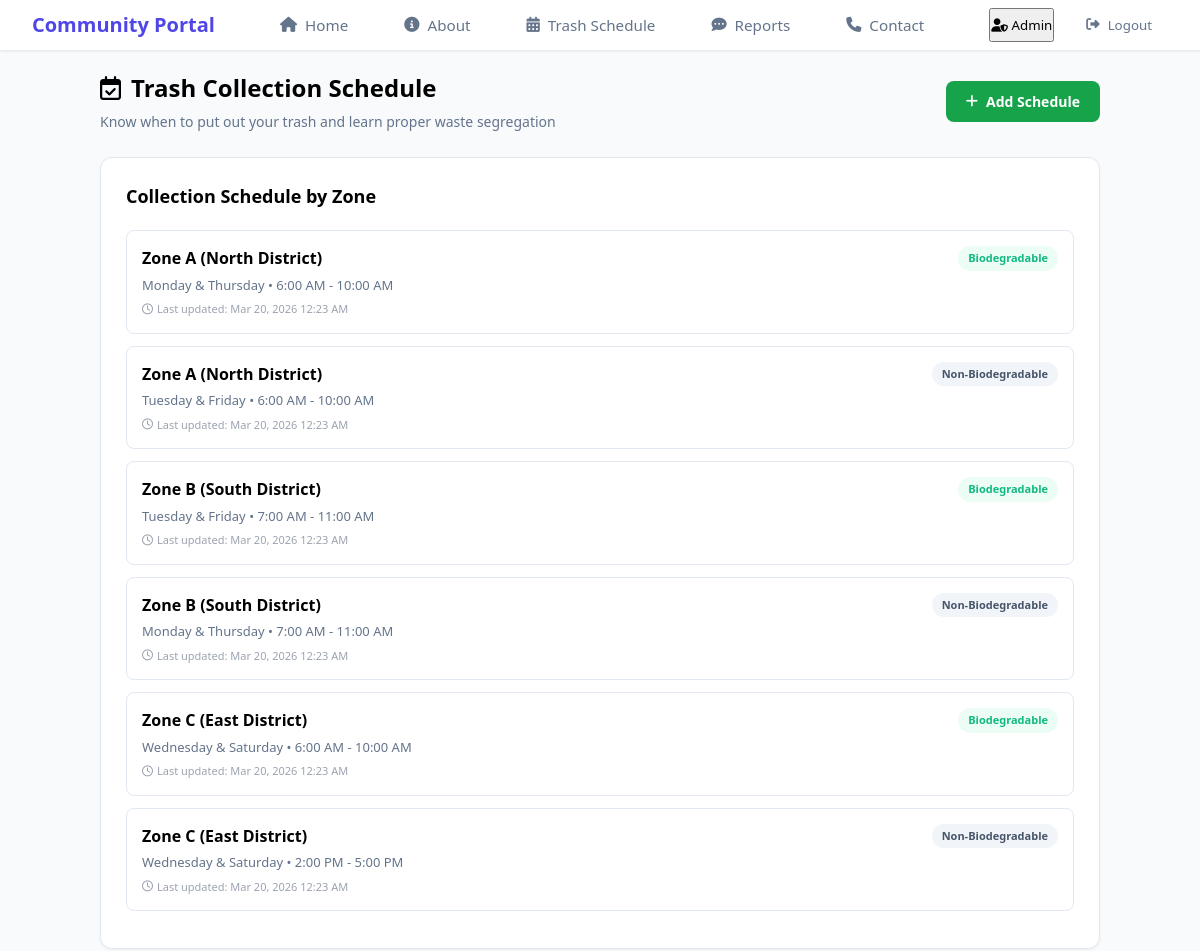
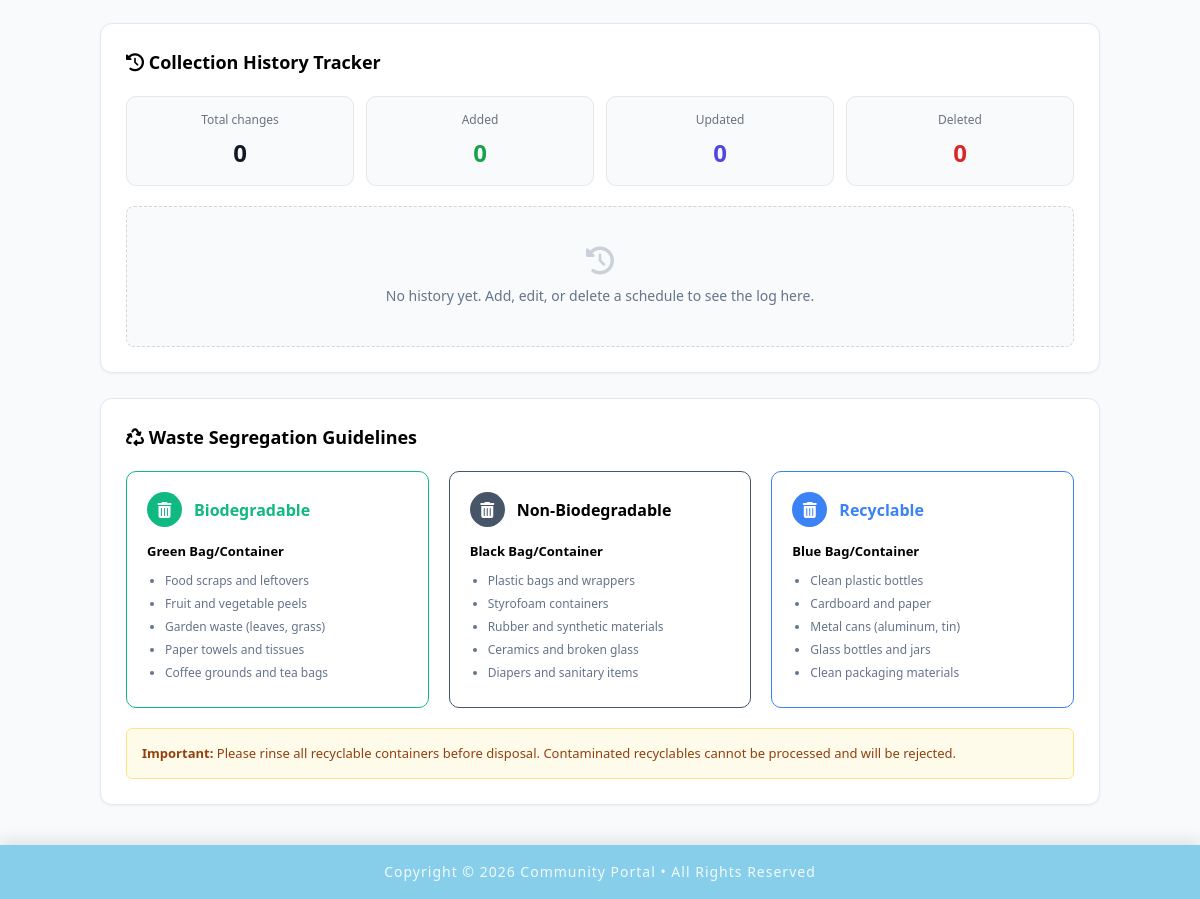
Screenshot of /admin/admin_trashschedule.php (signed in) with the database file from the repository (2 pictures, top to bottom).
### tables this page shows
CREATE TABLE `trash_schedule` (
  `id` int NOT NULL,
  `zone` varchar(100) NOT NULL,
  `days` varchar(100) NOT NULL,
  `time` varchar(100) NOT NULL,
  `waste_type` varchar(50) NOT NULL,
  `last_updated` timestamp NOT NULL DEFAULT CURRENT_TIMESTAMP ON UPDATE CURRENT_TIMESTAMP,
  `admin_id` int DEFAULT NULL
);

### admin/admin_trashschedule.php (the view, shortened to what this page needs)
<?php
include "../includes/db_conn.php";
$check_table    = $pdo->query("SHOW TABLES LIKE 'schedule_history'");
$history_exists = ($check_table && $check_table->rowCount() > 0);
$result = $pdo->query("SELECT * FROM trash_schedule ORDER BY zone, waste_type");
$schedules = $result->fetchAll();
$history_rows  = [];
$count_added   = 0;
$count_updated = 0;
$count_deleted = 0;
$total_changes = $count_added + $count_updated + $count_deleted;
$guidelines = [
    [
        'title' => 'Biodegradable',
        'color' => 'green',
        'bag'   => 'Green Bag/Container',
        'items' => ['Food scraps and leftovers','Fruit and vegetable peels','Garden waste (leaves, grass)','Paper towels and tissues','Coffee grounds and tea bags']
    ],
    [
        'title' => 'Non-Biodegradable',
        'color' => 'black',
        'bag'   => 'Black Bag/Container',
        'items' => ['Plastic bags and wrappers','Styrofoam containers','Rubber and synthetic materials','Ceramics and broken glass','Diapers and sanitary items']
    ],
    [
        'title' => 'Recyclable',
        'color' => 'blue',
        'bag'   => 'Blue Bag/Container',
        'items' => ['Clean plastic bottles','Cardboard and paper','Metal cans (aluminum, tin)','Glass bottles and jars','Clean packaging materials']
    ]
];
include "../includes/admin_header.php";
?>
<!DOCTYPE html>
<html lang="en">
<head>
    <link rel="stylesheet" href="https://cdnjs.cloudflare.com/ajax/libs/font-awesome/6.5.0/css/all.min.css">
    <link rel="stylesheet" href="../css/header.css">
    <link rel="stylesheet" href="../css/member_trashschedule.css">
    <link rel="stylesheet" href="../css/admin_trashschedule.css">
</head>
<body>
<div class="container">
    <div class="admin-header-row">
        <header>
            <h1><i class="fa-regular fa-calendar-check"></i> Trash Collection Schedule</h1>
            <p>Know when to put out your trash and learn proper waste segregation</p>
        </header>
        <?php if (!isset($_GET['add'])): ?>
            <a href="?add=1" class="btn-add-schedule">
                <i class="fa-solid fa-plus"></i> Add Schedule
            </a>
        <?php else: ?>
            <a href="admin_trashschedule.php" class="btn-done">
                <i class="fa-solid fa-check"></i> Done
            </a>
        <?php endif; ?>
    </div>
    <section class="card-section">
        <h2>Collection Schedule by Zone</h2>
        <?php foreach ($schedules as $row): ?>
        <div class="schedule-item">
            <div class="schedule-header">
                <div class="sched-left">
                    <strong><?= htmlspecialchars($row['zone']) ?></strong>
                    <span class="badge <?= $row['waste_type']==='Biodegradable' ? 'bio':'non-bio' ?>">
                        <?= htmlspecialchars($row['waste_type']) ?>
                    </span>
                </div>
            </div>
            <div class="schedule-details">
                <?= htmlspecialchars($row['days']) ?> • <?= htmlspecialchars($row['time']) ?>
            </div>
            <div class="last-updated">
                <i class="fa-regular fa-clock"></i>
                Last updated: <?= date("M j, Y g:i A", strtotime($row['last_updated'])) ?>
            </div>
        </div>
        <?php endforeach; ?>
    </section>
    <section class="card-section">
        <h2><i class="fa-solid fa-clock-rotate-left"></i> Collection History Tracker</h2>
        <?php if (!$history_exists): ?>
        <div class="empty-hint">
            <p>Create the <code>schedule_history</code> table first using the SQL shown above.</p>
        </div>
        <?php else: ?>
        <div class="history-stats">
            <div class="stat-card">
                <div class="stat-label">Total changes</div>
                <div class="stat-value"><?= $total_changes ?></div>
            </div>
            <div class="stat-card">
                <div class="stat-label">Added</div>
                <div class="stat-value added"><?= $count_added ?></div>
            </div>
            <div class="stat-card">
                <div class="stat-label">Updated</div>
                <div class="stat-value updated"><?= $count_updated ?></div>
            </div>
            <div class="stat-card">
                <div class="stat-label">Deleted</div>
                <div class="stat-value deleted"><?= $count_deleted ?></div>
            </div>
        </div>
        <?php if (empty($history_rows)): ?>
        <div class="empty-hint">
            <i class="fa-solid fa-clock-rotate-left" style="font-size:28px;opacity:0.3;margin-bottom:10px;"></i>
            <p>No history yet. Add, edit, or delete a schedule to see the log here.</p>
        </div>
        <?php endif; ?>
        <?php endif; ?>
    </section>
    <section class="card-section">
        <h2><i class="fa-solid fa-recycle"></i> Waste Segregation Guidelines</h2>
        <div class="guidelines-grid">
            <?php foreach ($guidelines as $guide): ?>
            <div class="guide-card <?= $guide['color'] ?>">
                <div class="guide-header">
                    <div class="icon-circle">
                        <i class="fa-solid fa-trash-can"></i>
                    </div>
                    <h3><?= $guide['title'] ?></h3>
                </div>
                <div class="guide-content">
                    <p class="bag-type"><strong><?= $guide['bag'] ?></strong></p>
                    <ul>
                        <?php foreach ($guide['items'] as $li): ?>
                        <li><?= $li ?></li>
                        <?php endforeach; ?>
                    </ul>
                </div>
            </div>
            <?php endforeach; ?>
        </div>
        <div class="important-note">
            <strong>Important:</strong> Please rinse all recyclable containers before disposal.
            Contaminated recyclables cannot be processed and will be rejected.
        </div>
    </section>
</div>
<?php include "../includes/footer.php"; ?>
</body>
</html>

### css/header.css (style rules this page uses)
* { margin: 0; padding: 0; box-sizing: border-box; font-family: 'Segoe UI', Tahoma, Geneva, Verdana, sans-serif; }
body { background-color: #f8fafc; color: #334155; }

### css/member_trashschedule.css (style rules this page uses)
:root { --bg-color: #f8fafc; --border-color: #e2e8f0; --text-main: #000000; --text-muted: #64748b; --green-primary: #10b981; --green-bg: #ecfdf5; --blue-primary: #3b82f6; --blue-bg: #eff6ff; --black-primary: #475569; --black-bg: #f1f5f9; }
html, body { height: 100%; margin: 0; padding: 0; }
body { font-family: 'Segoe UI', Tahoma, Geneva, Verdana, sans-serif; background-color: var(--bg-color); color: var(--text-main); line-height: 1.5; padding-top: 30px; }
.container { width: 100%; max-width: 1000px; margin: 40px auto; }
header h1 { color: #000000; font-size: 24px; display: flex; align-items: center; gap: 10px; margin-bottom: 5px; }
header p { color: var(--text-muted); margin-top: 0; font-size: 14px; }
.card-section { background: white; border: 1px solid var(--border-color); border-radius: 12px; padding: 25px; margin-top: 25px; box-shadow: 0 1px 3px rgba(0,0,0,0.05); }
.card-section h2 { font-size: 18px; margin-bottom: 20px; }
.schedule-item { border: 1px solid var(--border-color); border-radius: 8px; padding: 15px; margin-bottom: 12px; }
.schedule-header { display: flex; justify-content: space-between; align-items: center; margin-bottom: 3px; }
.sched-left { display: flex; justify-content: space-between; align-items: center; width: 100%; }
.sched-left strong { flex: 1; }
.schedule-details { color: var(--text-muted); font-size: 13px; }
.last-updated { font-size: 11px; color: #9ca3af; margin-top: 4px; display: flex; align-items: center; gap: 4px; }
.last-updated i { font-size: 11px; color: #9ca3af; }
.badge { font-size: 11px; padding: 4px 10px; border-radius: 20px; font-weight: 600; }
.badge.bio { background: var(--green-bg); color: var(--green-primary); }
.badge.non-bio { background: var(--black-bg); color: var(--black-primary); }
.guidelines-grid { display: grid; grid-template-columns: repeat(auto-fit, minmax(250px, 1fr)); gap: 20px; margin-bottom: 20px; }
.guide-card { border: 1px solid var(--border-color); border-radius: 10px; padding: 20px; }
.guide-header { display: flex; align-items: center; gap: 12px; margin-bottom: 15px; }
.icon-circle { width: 35px; height: 35px; border-radius: 50%; display: flex; align-items: center; justify-content: center; color: white; }
.guide-card h3 { font-size: 16px; margin: 0; }
.guide-card.green { border-color: var(--green-primary); }
.guide-card.green .icon-circle { background: var(--green-primary); }
.guide-card.green h3 { color: var(--green-primary); }
.guide-card.black { border-color: var(--black-primary); }
.guide-card.black .icon-circle { background: var(--black-primary); }
.guide-card.blue { border-color: var(--blue-primary); }
.guide-card.blue .icon-circle { background: var(--blue-primary); }
.guide-card.blue h3 { color: var(--blue-primary); }
.guide-content ul { padding-left: 18px; margin: 0; }
.guide-content li { font-size: 12px; color: var(--text-muted); margin-bottom: 5px; }
.bag-type { font-size: 13px; margin-bottom: 10px; }
.important-note { background: #fffbeb; border: 1px solid #fde68a; padding: 15px; border-radius: 6px; font-size: 13px; color: #92400e; }

### rows the page displays
trash_schedule: zone "Zone A (North District)", waste_type "Biodegradable", days "Monday & Thursday", time "6:00 AM - 10:00 AM", last_updated "Mar 20, 2026 12:23 AM"
trash_schedule: zone "Zone A (North District)", waste_type "Non-Biodegradable", days "Tuesday & Friday", time "6:00 AM - 10:00 AM", last_updated "Mar 20, 2026 12:23 AM"
trash_schedule: zone "Zone B (South District)", waste_type "Biodegradable", days "Tuesday & Friday", time "7:00 AM - 11:00 AM", last_updated "Mar 20, 2026 12:23 AM"
trash_schedule: zone "Zone B (South District)", waste_type "Non-Biodegradable", days "Monday & Thursday", time "7:00 AM - 11:00 AM", last_updated "Mar 20, 2026 12:23 AM"
trash_schedule: zone "Zone C (East District)", waste_type "Biodegradable", days "Wednesday & Saturday", time "6:00 AM - 10:00 AM", last_updated "Mar 20, 2026 12:23 AM"
trash_schedule: zone "Zone C (East District)", waste_type "Non-Biodegradable", days "Wednesday & Saturday", time "2:00 PM - 5:00 PM", last_updated "Mar 20, 2026 12:23 AM"

### other values shown
$total_changes "0"
$count_added "0"
$count_updated "0"
$count_deleted "0"
$guide['title'] "Biodegradable"
$guide['bag'] "Green Bag/Container"
$li "Food scraps and leftovers"
$li "Fruit and vegetable peels"
$li "Garden waste (leaves, grass)"
$li "Paper towels and tissues"
$li "Coffee grounds and tea bags"
$guide['title'] "Non-Biodegradable"
$guide['bag'] "Black Bag/Container"
$li "Plastic bags and wrappers"
$li "Styrofoam containers"
